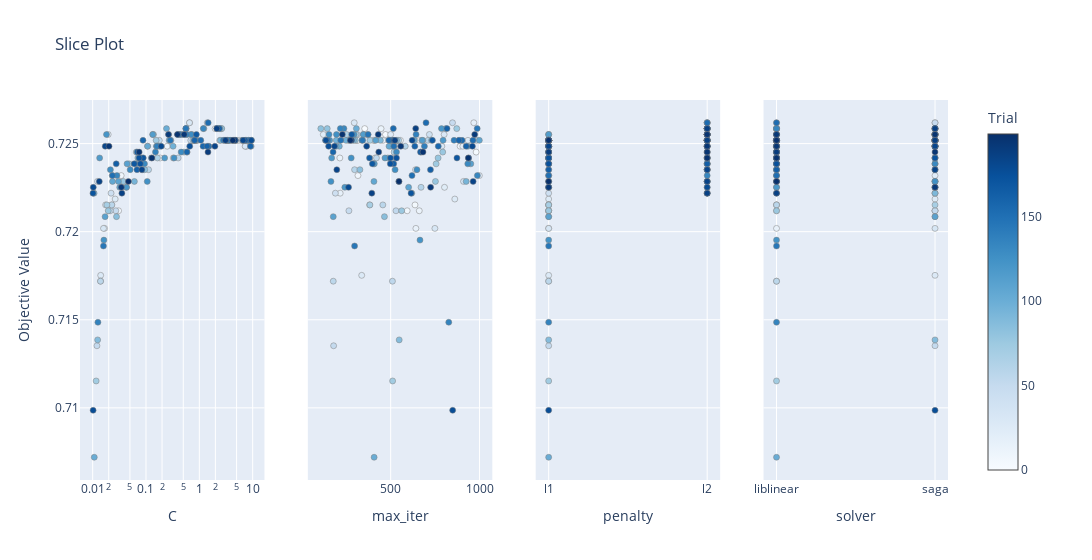

The cell this chart's notebook holds for it:
### Code cell
optuna.visualization.plot_slice(study, params=['penalty', 'C', 'max_iter', 'solver'])

### Figure 1 — Plotly figure (JSON) as saved in the notebook; plotly's stock layout.template omitted (floating-point values rounded to 4 significant figures; data arrays with more than 128 entries replaced by an {"elided": "..."} marker saying what was removed)
{"data": [{"marker": {"color": {"elided": "200 int values"}, "colorbar": {"title": {"text": "Trial"}, "x": 1, "xpad": 40}, "colorscale": [[0, "rgb(247,251,255)"], [0.125, "rgb(222,235,247)"], [0.25, "rgb(198,219,239)"], [0.375, "rgb(158,202,225)"], [0.5, "rgb(107,174,214)"], [0.625, "rgb(66,146,198)"], [0.75, "rgb(33,113,181)"], [0.875, "rgb(8,81,156)"], [1, "rgb(8,48,107)"]], "line": {"color": "Grey", "width": 0.5}, "showscale": true}, "mode": "markers", "name": "Feasible Trial", "showlegend": false, "type": "scatter", "x": {"elided": "200 float values"}, "xaxis": "x", "y": {"elided": "200 float values"}, "yaxis": "y"}, {"marker": {"color": {"elided": "200 int values"}, "colorbar": {"title": {"text": "Trial"}, "x": 1, "xpad": 40}, "colorscale": [[0, "rgb(247,251,255)"], [0.125, "rgb(222,235,247)"], [0.25, "rgb(198,219,239)"], [0.375, "rgb(158,202,225)"], [0.5, "rgb(107,174,214)"], [0.625, "rgb(66,146,198)"], [0.75, "rgb(33,113,181)"], [0.875, "rgb(8,81,156)"], [1, "rgb(8,48,107)"]], "line": {"color": "Grey", "width": 0.5}, "showscale": false}, "mode": "markers", "name": "Feasible Trial", "showlegend": false, "type": "scatter", "x": {"elided": "200 int values"}, "xaxis": "x2", "y": {"elided": "200 float values"}, "yaxis": "y2"}, {"marker": {"color": {"elided": "200 int values"}, "colorbar": {"title": {"text": "Trial"}, "x": 1, "xpad": 40}, "colorscale": [[0, "rgb(247,251,255)"], [0.125, "rgb(222,235,247)"], [0.25, "rgb(198,219,239)"], [0.375, "rgb(158,202,225)"], [0.5, "rgb(107,174,214)"], [0.625, "rgb(66,146,198)"], [0.75, "rgb(33,113,181)"], [0.875, "rgb(8,81,156)"], [1, "rgb(8,48,107)"]], "line": {"color": "Grey", "width": 0.5}, "showscale": false}, "mode": "markers", "name": "Feasible Trial", "showlegend": false, "type": "scatter", "x": {"elided": "200 str values"}, "xaxis": "x3", "y": {"elided": "200 float values"}, "yaxis": "y3"}, {"marker": {"color": {"elided": "200 int values"}, "colorbar": {"title": {"text": "Trial"}, "x": 1, "xpad": 40}, "colorscale": [[0, "rgb(247,251,255)"], [0.125, "rgb(222,235,247)"], [0.25, "rgb(198,219,239)"], [0.375, "rgb(158,202,225)"], [0.5, "rgb(107,174,214)"], [0.625, "rgb(66,146,198)"], [0.75, "rgb(33,113,181)"], [0.875, "rgb(8,81,156)"], [1, "rgb(8,48,107)"]], "line": {"color": "Grey", "width": 0.5}, "showscale": false}, "mode": "markers", "name": "Feasible Trial", "showlegend": false, "type": "scatter", "x": {"elided": "200 str values"}, "xaxis": "x4", "y": {"elided": "200 float values"}, "yaxis": "y4"}], "layout": {"title": {"text": "Slice Plot"}, "width": 1200, "xaxis": {"anchor": "y", "domain": [0, 0.2125], "title": {"text": "C"}, "type": "log"}, "xaxis2": {"anchor": "y2", "domain": [0.2625, 0.475], "title": {"text": "max_iter"}}, "xaxis3": {"anchor": "y3", "categoryarray": ["l1", "l2"], "categoryorder": "array", "domain": [0.525, 0.7375], "title": {"text": "penalty"}, "type": "category"}, "xaxis4": {"anchor": "y4", "categoryarray": ["liblinear", "saga"], "categoryorder": "array", "domain": [0.7875, 1], "title": {"text": "solver"}, "type": "category"}, "yaxis": {"anchor": "x", "domain": [0, 1], "title": {"text": "Objective Value"}}, "yaxis2": {"anchor": "x2", "domain": [0, 1], "matches": "y", "showticklabels": false}, "yaxis3": {"anchor": "x3", "domain": [0, 1], "matches": "y", "showticklabels": false}, "yaxis4": {"anchor": "x4", "domain": [0, 1], "matches": "y", "showticklabels": false}}}
